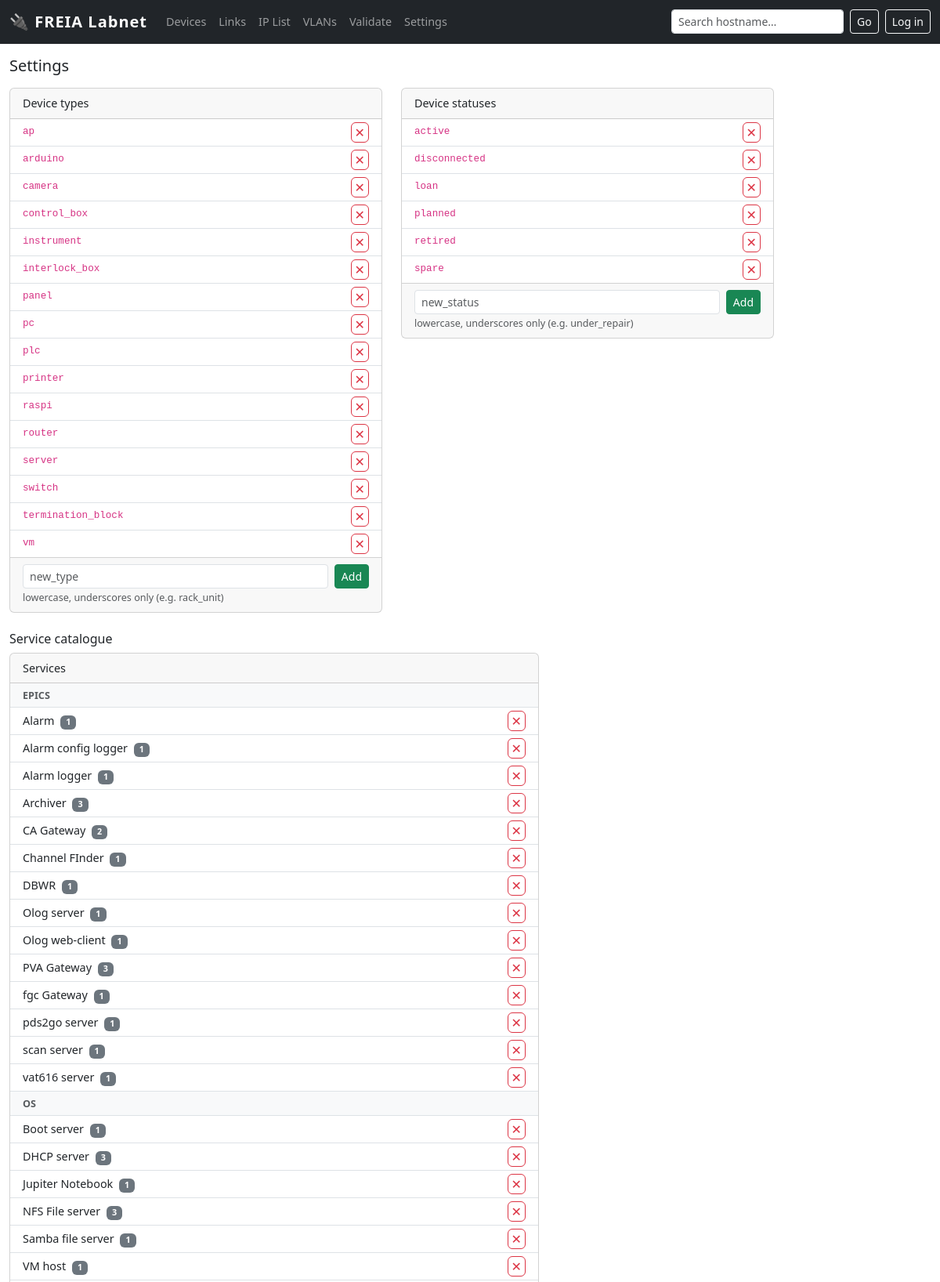
The page /settings (upper part) on the database its author committed.
### tables this page shows
CREATE TABLE enum_value (
        id       INTEGER PRIMARY KEY,
        category TEXT NOT NULL,
        value    TEXT NOT NULL,
        UNIQUE(category, value)
    );

CREATE TABLE service (id INTEGER PRIMARY KEY,name TEXT NOT NULL UNIQUE, category TEXT NOT NULL);

### app.py (the view)
@app.route('/settings')
def settings():
    kinds    = query("SELECT id, value FROM enum_value WHERE category='device_kind'    ORDER BY value")
    statuses = query("SELECT id, value FROM enum_value WHERE category='device_status'  ORDER BY value")
    services = query("SELECT id, name, category FROM service ORDER BY category, name")
    svc_usage = {r['service_id']: r['n'] for r in query(
        "SELECT service_id, COUNT(*) as n FROM device_service GROUP BY service_id")}
    return render_template('settings.html', kinds=kinds, statuses=statuses,
                           services=services, svc_usage=svc_usage)

### app.py (called while the page is built)
@app.before_request
def _require_login_for_writes():
    if not _AUTH_HASH:
        return                            # no password set → open (dev mode)
    if request.endpoint in ('login', 'logout', 'static'):
        return
    if request.method == 'POST' and not current_user.is_authenticated:
        flash('Please log in to make changes.', 'warning')
        return redirect(url_for('login'))

def get_db():
    db = getattr(g, '_database', None)
    if db is None:
        db = g._database = sqlite3.connect(LABNET_PATH)
        db.row_factory = sqlite3.Row
        db.execute('PRAGMA foreign_keys = ON')
    return db

def query(sql, args=(), one=False):
    cur = get_db().execute(sql, args)
    rv = cur.fetchall()
    return (rv[0] if rv else None) if one else rv

### templates/settings.html (shortened to what this page needs)
{% extends "base.html" %}
{% block content %}
<h5 class="mb-3">Settings</h5>
<div class="row g-4">
  <div class="col-md-5">
    <div class="card">
      <div class="card-header">Device types</div>
      <ul class="list-group list-group-flush">
        {% for k in kinds %}
        <li class="list-group-item d-flex justify-content-between align-items-center py-1">
          <code>{{ k['value'] }}</code>
          <form method="post" action="/settings/enum/{{ k['id'] }}/delete"
                onsubmit="return confirm('Remove type ' + '{{ k['value'] }}' + '?')">
            <button class="btn btn-xs btn-outline-danger py-0 px-1">✕</button>
          </form>
        </li>
        {% endfor %}
      </ul>
      <div class="card-footer">
        <form method="post" action="/settings/enum/add" class="d-flex gap-2">
          <input type="text" name="value" class="form-control form-control-sm"
                 placeholder="new_type" required
                 pattern="[a-z0-9_]+" title="lowercase letters, digits and underscores only">
          <button class="btn btn-sm btn-success">Add</button>
        </form>
        <small class="text-muted">lowercase, underscores only (e.g. rack_unit)</small>
      </div>
    </div>
  </div>
  <div class="col-md-5">
    <div class="card">
      <div class="card-header">Device statuses</div>
      <ul class="list-group list-group-flush">
        {% for s in statuses %}
        <li class="list-group-item d-flex justify-content-between align-items-center py-1">
          <code>{{ s['value'] }}</code>
          <form method="post" action="/settings/enum/{{ s['id'] }}/delete"
                onsubmit="return confirm('Remove status ' + '{{ s['value'] }}' + '?')">
            <button class="btn btn-xs btn-outline-danger py-0 px-1">✕</button>
          </form>
        </li>
        {% endfor %}
      </ul>
      <div class="card-footer">
        <form method="post" action="/settings/enum/add" class="d-flex gap-2">
          <input type="text" name="value" class="form-control form-control-sm"
                 placeholder="new_status" required
                 pattern="[a-z0-9_]+" title="lowercase letters, digits and underscores only">
          <button class="btn btn-sm btn-success">Add</button>
        </form>
        <small class="text-muted">lowercase, underscores only (e.g. under_repair)</small>
      </div>
    </div>
  </div>
</div>
<h6 class="mt-4 mb-2">Service catalogue</h6>
<div class="row g-4">
  <div class="col-md-7">
    <div class="card">
      <div class="card-header">Services</div>
      {% set ns = namespace(prev_cat='') %}
      <ul class="list-group list-group-flush">
        {% for s in services %}
          {% if s['category'] != ns.prev_cat %}
            {% set ns.prev_cat = s['category'] %}
            <li class="list-group-item py-1 bg-light">
              <small class="fw-semibold text-uppercase text-muted">{{ s['category'] }}</small>
            </li>
          {% endif %}
          <li class="list-group-item d-flex justify-content-between align-items-center py-1">
            <span>{{ s['name'] }}
              {% if svc_usage.get(s['id']) %}
                <span class="badge bg-secondary ms-1">{{ svc_usage[s['id']] }}</span>
              {% endif %}
            </span>
            <form method="post" action="/settings/service/{{ s['id'] }}/delete"
                  onsubmit="return confirm('Remove service ' + '{{ s['name'] }}' + '?')">
              <button class="btn btn-xs btn-outline-danger py-0 px-1">&#x2715;</button>
            </form>
          </li>
        {% else %}
        <li class="list-group-item text-muted small">No services defined yet.</li>
        {% endfor %}
      </ul>
    </div>
  </div>
</div>
{% endblock %}

### templates/base.html (style rules this page uses)
body { font-size: .9rem; }

### rows shown on the page
enum_value: value "ap"
enum_value: value "arduino"
enum_value: value "camera"
enum_value: value "control_box"
enum_value: value "instrument"
enum_value: value "interlock_box"
enum_value: value "panel"
enum_value: value "pc"
enum_value: value "plc"
enum_value: value "printer"
enum_value: value "raspi"
enum_value: value "router"
enum_value: value "server"
enum_value: value "switch"
enum_value: value "termination_block"
enum_value: value "vm"
enum_value: value "active"
enum_value: value "disconnected"
enum_value: value "loan"
enum_value: value "planned"
enum_value: value "retired"
enum_value: value "spare"
service: category "EPICS", name "Alarm", svc_usage "1"
service: name "Alarm config logger", svc_usage "1"
service: name "Alarm logger", svc_usage "1"
service: name "Archiver", svc_usage "3"
service: name "CA Gateway", svc_usage "2"
service: name "Channel FInder", svc_usage "1"
service: name "DBWR", svc_usage "1"
service: name "Olog server", svc_usage "1"
service: name "Olog web-client", svc_usage "1"
service: name "PVA Gateway", svc_usage "3"
service: name "fgc Gateway", svc_usage "1"
service: name "pds2go server", svc_usage "1"
service: name "scan server", svc_usage "1"
service: name "vat616 server", svc_usage "1"
service: category "OS", name "Boot server", svc_usage "1"
service: name "DHCP server", svc_usage "3"
service: name "Jupiter Notebook", svc_usage "1"
service: name "NFS File server", svc_usage "3"
service: name "Samba file server", svc_usage "1"
service: name "VM host", svc_usage "1"
